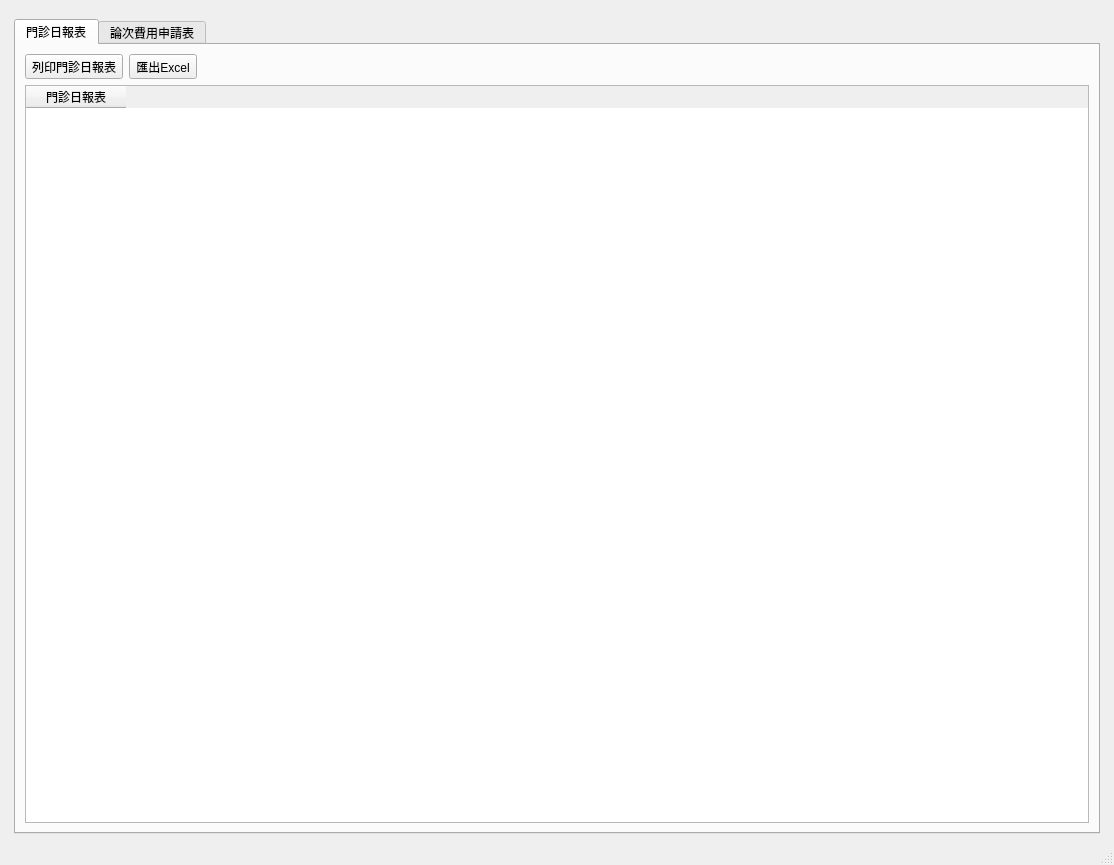
<?xml version="1.0" encoding="UTF-8"?>
<ui version="4.0">
 <class>WindowInsCalculated</class>
 <widget class="QMainWindow" name="WindowInsCalculated">
  <property name="geometry">
   <rect>
    <x>0</x>
    <y>0</y>
    <width>1114</width>
    <height>865</height>
   </rect>
  </property>
  <property name="windowTitle">
   <string>醫療費用申報總表</string>
  </property>
  <widget class="QWidget" name="centralwidget">
   <layout class="QHBoxLayout" name="horizontalLayout">
    <item>
     <layout class="QVBoxLayout" name="verticalLayout">
      <property name="leftMargin">
       <number>5</number>
      </property>
      <property name="topMargin">
       <number>10</number>
      </property>
      <property name="rightMargin">
       <number>5</number>
      </property>
      <item>
       <widget class="QTabWidget" name="tabWidget_tour">
        <property name="currentIndex">
         <number>0</number>
        </property>
        <widget class="QWidget" name="tab">
         <attribute name="title">
          <string>門診日報表</string>
         </attribute>
         <layout class="QVBoxLayout" name="verticalLayout_2">
          <item>
           <layout class="QHBoxLayout" name="horizontalLayout_2">
            <item>
             <widget class="QToolButton" name="toolButton_print_list">
              <property name="text">
               <string>列印門診日報表</string>
              </property>
              <property name="icon">
               <iconset>
                <normaloff>../icons/printer-printing.png</normaloff>../icons/printer-printing.png</iconset>
              </property>
              <property name="toolButtonStyle">
               <enum>Qt::ToolButtonTextBesideIcon</enum>
              </property>
             </widget>
            </item>
            <item>
             <widget class="QToolButton" name="toolButton_export_list">
              <property name="text">
               <string>匯出Excel</string>
              </property>
              <property name="icon">
               <iconset>
                <normaloff>../icons/document-export.svg</normaloff>../icons/document-export.svg</iconset>
              </property>
              <property name="toolButtonStyle">
               <enum>Qt::ToolButtonTextBesideIcon</enum>
              </property>
             </widget>
            </item>
            <item>
             <spacer name="horizontalSpacer">
              <property name="orientation">
               <enum>Qt::Horizontal</enum>
              </property>
              <property name="sizeHint" stdset="0">
               <size>
                <width>40</width>
                <height>20</height>
               </size>
              </property>
             </spacer>
            </item>
           </layout>
          </item>
          <item>
           <widget class="QTableWidget" name="tableWidget_daily_list">
            <attribute name="verticalHeaderMinimumSectionSize">
             <number>608</number>
            </attribute>
            <column>
             <property name="text">
              <string>門診日報表</string>
             </property>
            </column>
           </widget>
          </item>
         </layout>
        </widget>
        <widget class="QWidget" name="tab_2">
         <attribute name="title">
          <string>論次費用申請表</string>
         </attribute>
         <layout class="QVBoxLayout" name="verticalLayout_3">
          <item>
           <layout class="QHBoxLayout" name="horizontalLayout_3">
            <item>
             <widget class="QToolButton" name="toolButton_print_tour_apply">
              <property name="text">
               <string>列印費用申請表</string>
              </property>
              <property name="icon">
               <iconset>
                <normaloff>../icons/document-print.png</normaloff>../icons/document-print.png</iconset>
              </property>
              <property name="toolButtonStyle">
               <enum>Qt::ToolButtonTextBesideIcon</enum>
              </property>
             </widget>
            </item>
            <item>
             <spacer name="horizontalSpacer_2">
              <property name="orientation">
               <enum>Qt::Horizontal</enum>
              </property>
              <property name="sizeHint" stdset="0">
               <size>
                <width>40</width>
                <height>20</height>
               </size>
              </property>
             </spacer>
            </item>
           </layout>
          </item>
          <item>
           <widget class="QTextEdit" name="textEdit_tour_apply"/>
          </item>
         </layout>
        </widget>
       </widget>
      </item>
     </layout>
    </item>
   </layout>
  </widget>
  <widget class="QStatusBar" name="statusbar"/>
  <widget class="QMenuBar" name="menubar">
   <property name="geometry">
    <rect>
     <x>0</x>
     <y>0</y>
     <width>1114</width>
     <height>25</height>
    </rect>
   </property>
  </widget>
 </widget>
 <resources/>
 <connections/>
</ui>
